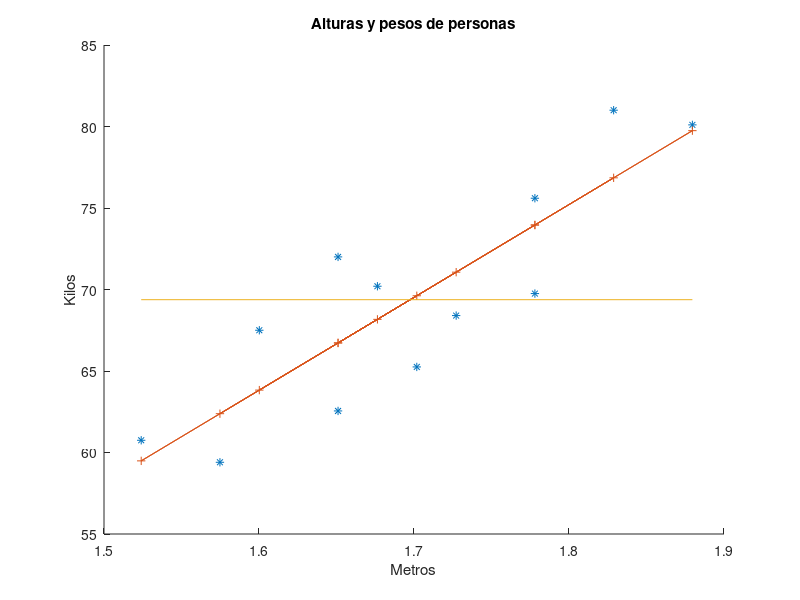

This chart was generated by the following MATLAB code:
 pulgadas=[70,63,72,60,66,70,74,65,62,67,65,68];    
 libras=[155,150,180,135,156,168,178,160,132,145,139,152];
 X=pulgadas*0.0254;
 Y=libras*0.45;
 n=length(X);
 
 sumaY= sum(Y);     % suma en Y
 sumaX= sum(X);     % suma en X
 sumaXY= sum(X.*Y);  % suma ponderada de x*y
 sumaCuadradosX= sum(X.^2); % suma de los cuadrados de x

 d = n*sumaCuadradosX-sumaX^2;                  % d es el parámetro del denominador en las fórmulas
 m = (n*sumaXY-sumaX*sumaY)/d                 % pendiente
 k = (sumaY*sumaCuadradosX - sumaX*sumaXY)/d  % coef posicion
 
 R = m.*X + k %recta
 
 hold on
 
 plot(X,Y,'*');  %puntos
 plot(X,R,'+-'); %recta de aproximación
 plot([min(X), max(X)],[mean(Y), mean(Y)]) %recta de promedio 
 
 title('Alturas y pesos de personas');
 xlabel('Metros');
 ylabel('Kilos');
 
 hold off    
 